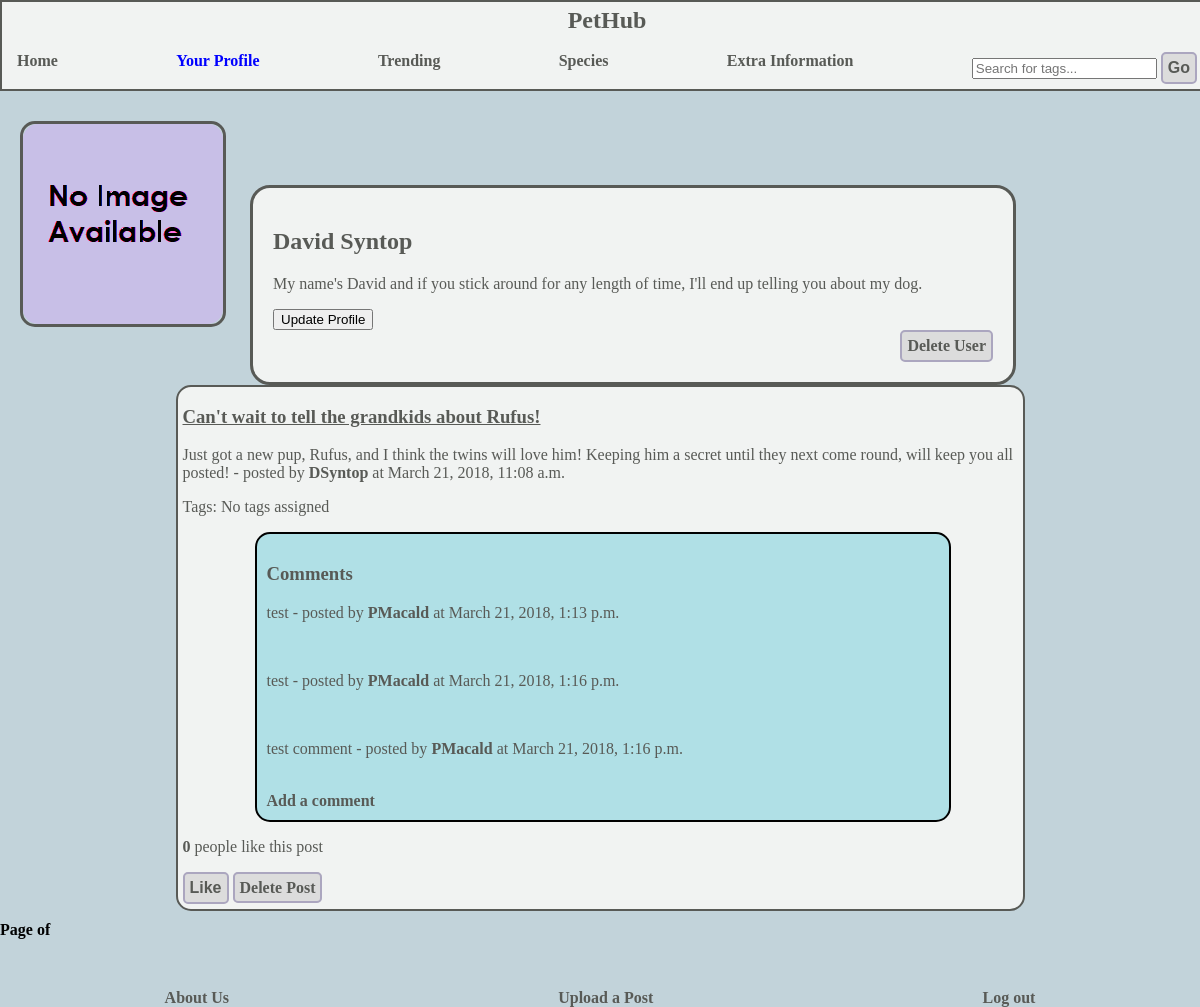
The page /pethub/user/DSyntop (signed in) on the database as committed earlier.
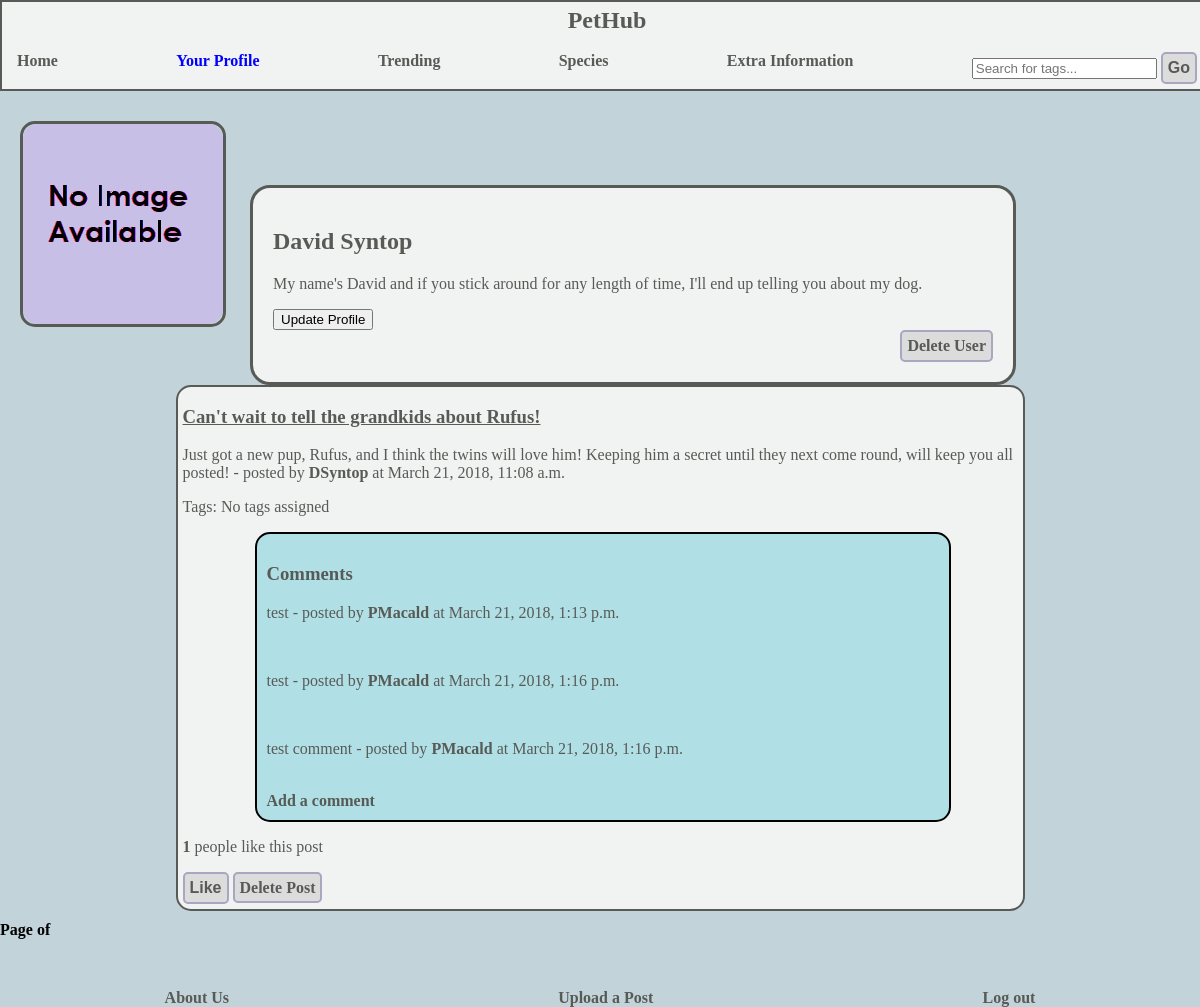
The same page on the database as committed later.
### pethub/models.py (models this page shows, shortened)
class Post(models.Model):
    title = models.CharField(max_length=100, default="")
    likes = models.IntegerField(default=0)
    liked_users =  models.ManyToManyField(User, related_name="liked",default=None)
    description = models.CharField(max_length=300,default="")
    picture = models.ImageField(upload_to="post_images",blank=True)
    upload_date = models.DateTimeField(auto_now_add=True)
    tags = TaggableManager(blank=True)
    user = models.ForeignKey(User, null=True)

### pethub/views.py (the view)
@login_required
def user_profile(request, username):
    user = User.objects.get(username=username)
    userProfile = UserProfile.objects.get_or_create(user=user)[0]
    userPosts = Post.objects.filter(user=user)
    post_list = paginate(userPosts, request)
    context_dict = {'user' : user,
                    'userProfile' : userProfile,
                    'post_list' : userPosts}
    return render(request, 'pethub/user.html', context_dict)

### pethub/views.py (called while the page is built)
def paginate(posts, request):
    paginator = Paginator(posts,20)
    page = request.GET.get('page')
    try:
        post_list = paginator.page(page)
    except PageNotAnInteger:
        post_list = paginator.page(1)
    except EmptyPage:
        post_list = paginator.page(paginator.num_pages)
    return post_list

### templates/pethub/user.html (shortened to what this page needs)
{% extends "pethub/base.html" %}
{% load staticfiles %}
{% block body_block %}
<div id="mainBody">
	<div id="user_info">
	<div id="photoFrame">
		{% if user.userprofile.userPicture %}
		<img width="200" height="200" src="{{ MEDIA_URL }}{{userProfile.userPicture}}" alt="{{user.username}}'s profile picture"/>
		{% else %}
		<img width="200" height="200" src="{% static 'images/user_profile/NoImageAvailable.png' %}" alt="{{user.username}}'s profile picture"/>
		{% endif %}
	</div>
	<div id="infoFrame">
		<h2>{{user.first_name}} {{user.last_name}}</h2>
		<p>{{userProfile.bio}}</p>
		{% if user == request.user %}
		<div>
			<form action="{% url 'update-user' %}">
				<input type="submit" value="Update Profile" class="equidistant"/>
			</form>
			<a  id="user_deletion_button" class="button_link" href="{% url 'confirm_user_deletion' user.id %}">Delete User</a>
		</div>
		{% endif %}
	</div>
	</div>
{% endblock %}

### templates/pethub/base.html (shortened to what this page needs)
<!DOCTYPE html>
{% load staticfiles %}
<html>
	<head>
			<link rel="stylesheet" type="text/css" href="{% static 'css/styles.css' %}" />
		</head>
		<body>
			<div id="navbar">
				<a href="{% url 'index' %}">
						<h2>PetHub</h2>
				</a>
				<div id="navbarLinks">
					<div>
						<a href="{% url 'index'%}">Home</a>
					</div>
					<div>
					{% if user.is_authenticated %}
						<a href="{% url 'user_profile' %}{{ request.user.username }}">Your Profile</a>
					{% else %}
						<a href="{% url 'login'%}">Log in/Register</a>
					{% endif %}
					</div>
					<div>
						<a href="{% url 'trending'%}">Trending</a>
					</div>
					<div>
						<a href="{% url 'species'%}">Species</a>
					</div>
					<div>
						<a href="{% url 'extra-information'%}">Extra Information</a>
					</div>
					<div>
					<form type="GET" action="{% url 'search' %}">
					  <input placeholder="Search for tags..." type="text" name="search_term">
					  <button id="search_submit" type="submit" >Go</button>
					</form>
				</div>
				</div>
			</div>
	<div class="main">
	{% block body_block %}
	{% endblock %}
	{% if post_list %}
		{% for post in post_list %}
			<div class="post_container">
				<div class="post_title">
					<h3>{{post.title}}</h3>
				</div>
			<div class="post_description"/>
				<p>{{post.description}} - posted by <a href="{% url 'user_profile' %}{{ post.user.username }}">{{post.user.username}}</a> at {{post.upload_date}}</p>
			</div>
			<div class="post_tags">
				<p>Tags:
								{% if not post.tags.all %}
									No tags assigned
								{% else %}
									{% for tag in post.tags.all %}
											{{ tag.name }}
									{% endfor %}
								{% endif %}
				</p>
			</div>
					<div class="comments_container">
					<h3>Comments</h3>
						{% if post.comments.all %}
							{% for comment in post.comments.all %}
								<p>{{comment.comment_text}} - posted by <a href="{% url 'user_profile' %}{{ comment.user.username }}">{{comment.user.username}}</a> at {{comment.upload_date}}</p></br>
							{% endfor %}
						{% else %}
							<p>No comments to show.</p>
						{% endif %}
						<a href="{% url 'add_comment' %}{{ post.id }}">Add a comment</a>
					</div>
					<div class="post_likes">
						<p>
							<strong class="like_count" data-postid="{{post.id}}">{{post.likes}}</strong> people like this post
						</p>
					</div>
						{% if user.is_authenticated %}
							<button class="likes-button" data-postid="{{post.id}}"
																	class="btn btn-primary btn-sm" type="button">Like</button>
						{% endif %}
						{% if request.user == post.user %}
							<a id="delete_link" class="button_link" href="{% url 'delete_post' post.id %}">Delete Post</a>
						{% endif %}
					</div>
		{% endfor %}
		<div class="pages_holder">
			<strong>Page {{ post_list.number }} of {{ post_list.paginator.num_pages }}</strong>
		</div>
	{% endif %}
	</div>
			<div id="bottomBarContainer">
				<div>
					<a href="{% url 'about-us'%}" >About Us </a>
				</div>
			{% if user.is_authenticated %}
				<div>
					<a href="{% url 'post-upload'%}" >Upload a Post</a>
				</div>
				<div>
					<a href="{% url 'logout'%}" >Log out</a>
				</div>
			{% endif %}
			</div>
		</body>
	</html>

Rows that differ between the two databases and show on the page:
changed Post "Can't wait to tell the grandkids about Rufus!": likes "0" → "1"
